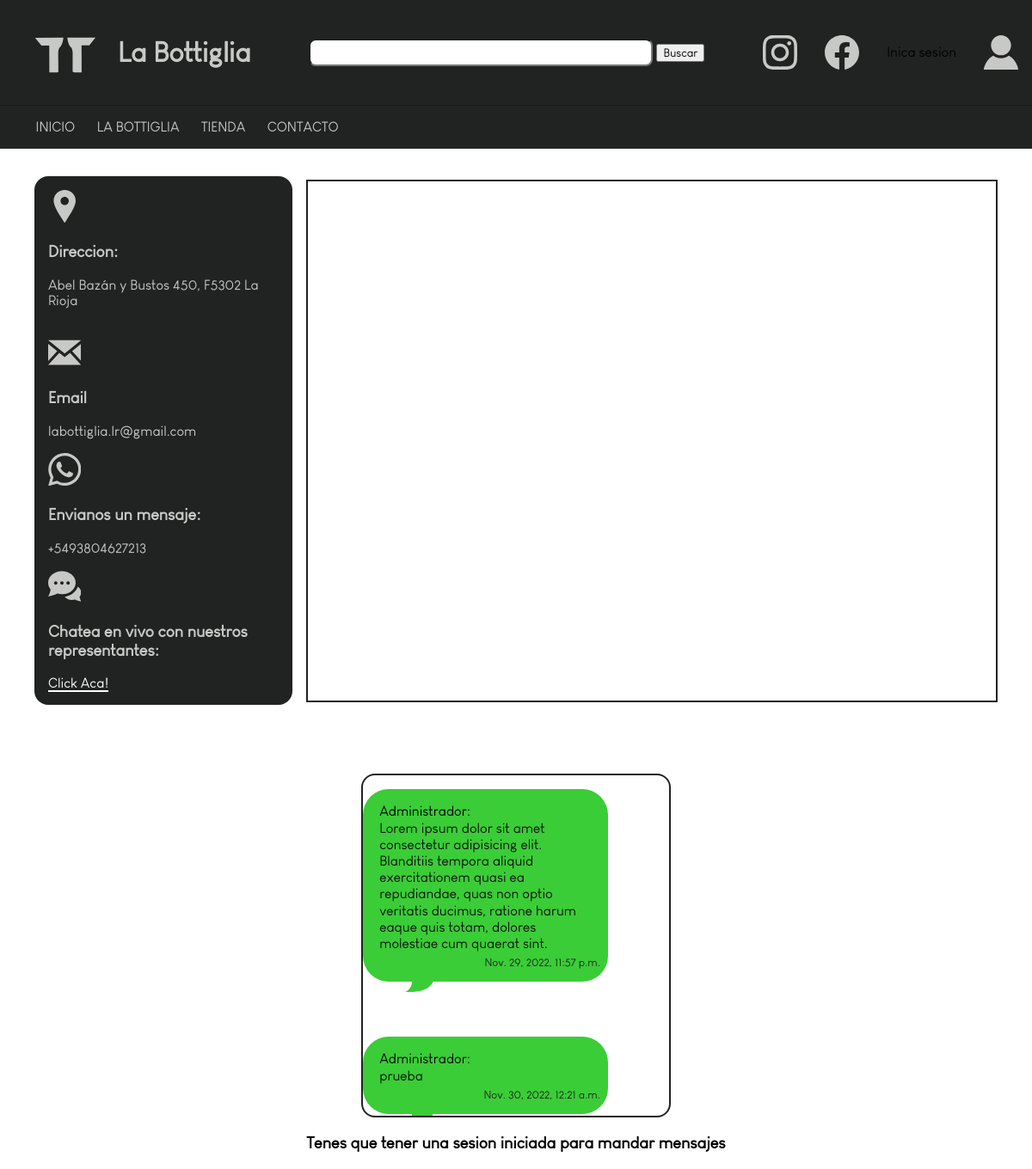
/contacto/, run on the app's committed database.
### mensajes/models.py (models this page shows, shortened)
class Mensajes(models.Model):
    sender = models.ForeignKey(User,on_delete=models.CASCADE,related_name='sender')
    msg_content = models.TextField()
    fecha = models.DateTimeField()

### mensajes/views.py (the view)
# urls.py: path('contacto/',contacto, name='tienda-contacto'),
def contacto(request):
    mensajes = Mensajes.objects.all()
    if request.method == 'POST':
        if len(dict(request.POST)) > 1:
            fecha1 = datetime.datetime.now()
            msg = Mensajes(sender=request.user,msg_content=request.POST['msg_input'],fecha=fecha1)
            msg.save()
        return redirect('tienda-contacto')
    return render(request,'contacto.html',{'mensajes':mensajes})

### tiendaOnline/templates/contacto.html (shortened to what this page needs)
{% extends 'base.html' %}
{% load static %}
{% block contenido %}
<div class="contacto_container">
    <div class="info_contacto">
        <div class="contacto_logos">
            <div class="redeslogos">
                <svg xmlns="http://www.w3.org/2000/svg" width='2.4rem' height='2.4rem' viewBox="0 0 24 24"><path d="M12 0c-4.198 0-8 3.403-8 7.602 0 4.198 3.469 9.21 8 16.398 4.531-7.188 8-12.2 8-16.398 0-4.199-3.801-7.602-8-7.602zm0 11c-1.657 0-3-1.343-3-3s1.343-3 3-3 3 1.343 3 3-1.343 3-3 3z"/></svg>
            </div>
            <h3 class='infoTitle'>Direccion:</h3>
            <p class='infoP'>Abel Bazán y Bustos 450, F5302 La Rioja</p>
        </div>
        <div class="contacto_logos">
            <div class="redeslogos">
                <svg xmlns="http://www.w3.org/2000/svg" width='2.4rem' height='2.4rem' viewBox="0 0 24 24"><path d="M12 12.713l-11.985-9.713h23.971l-11.986 9.713zm-5.425-1.822l-6.575-5.329v12.501l6.575-7.172zm10.85 0l6.575 7.172v-12.501l-6.575 5.329zm-1.557 1.261l-3.868 3.135-3.868-3.135-8.11 8.848h23.956l-8.11-8.848z"/></svg>
            </div>
            <h3 class='infoTitle'>Email</h3>
            <a href="mailto:labottiglia.lr@gmail.com">labottiglia.lr@gmail.com</a>
        </div>
        <div class="contacto_logos">
            <div class="redeslogos">
            </div>
            <h3 class='infoTitle'>Envianos un mensaje:</h3>
            <a href="https://api.whatsapp.com/send?phone=3804627213">+5493804627213</a>
        </div>
        <div class="contacto_logos">
            <div class="redeslogos">
            </div>
            <h3 class='infoTitle'>Chatea en vivo con nuestros representantes:</h3>
            <a href="#msg" style='color:white; border-bottom:solid white 2px;'>Click Aca!</a>
        </div>
    </div>
<div class="contenedor_mapa">
    <iframe src="https://www.google.com/maps/embed?pb=!1m18!1m12!1m3!1d3475.6103809901374!2d-66.85690068429199!3d-29.41095180906181!2m3!1f0!2f0!3f0!3m2!1i1024!2i768!4f13.1!3m3!1m2!1s0x9427da4b26a788fb%3A0x4fa8844d59793349!2sAbel%20Baz%C3%A1n%20y%20Bustos%20450%2C%20F5302%20La%20Rioja!5e0!3m2!1ses-419!2sar!4v1669772652985!5m2!1ses-419!2sar" width="800" height="600" style="border:0;" allowfullscreen="" loading="lazy"></iframe>
</div>
</div>
<div class="chat" id="msg">
    <div class="mensajes">
        {% if mensajes %}
        {% for mensaje in mensajes %}
            {% if mensaje.sender == request.user %}
                <div class="chat-bubble">
                    <p>{{mensaje.msg_content}}</p>
                    <p class="pFecha">{{mensaje.fecha}}</p>
                </div>
            {% elif mensaje.sender|stringformat:"s" == 'matiasit' %}
            <div class="chat-bubble chat-left chat-green">
                    <p class='pSender' style='color:black;'>Administrador:</p>
                    <p>{{mensaje.msg_content}}</p>
                    <p class="pFecha">{{mensaje.fecha}}</p>
                </div>
            {% else %}
            <div class="chat-bubble chat-left">
                <p class='pSender'>{{mensaje.sender}}:</p>
                <p>{{mensaje.msg_content}}</p>
                <p class="pFecha">{{mensaje.fecha}}</p>
            </div>
            {% endif %}
        {% endfor %}
        {% endif %}
    </div>
    {% if request.user.is_authenticated %}
    <form method="post">
        {% csrf_token %}
        <div class="barraMensaje">
        <input type="text" name="msg_input" id="msg_input">
        <input type="submit" value="Enviar">
    </div>
    </form>
    {% else %}
    <h3>Tenes que tener una sesion iniciada para mandar mensajes</h2>
    {% endif %}
</div>
{% endblock contenido %}

### tiendaOnline/static/css/productos.css (style rules this page uses)
body, html { margin: 0; padding: 0; width: 100%; height: 100%; box-sizing: border-box; }
* { box-sizing: inherit; font-family: 'GeorgeCafe'; }
a { text-decoration: none; color:#C8C9C7; }
.contacto_container { display: flex; flex-direction: row; gap: 1rem; justify-content: center; align-items: center; padding-top: 2rem; }
.info_contacto { background-color: #212322; display: flex; gap: 1rem; padding: 1rem; border-radius: 1rem; width: 25%; flex-wrap: wrap; }
.chat { padding-top: 5rem; display: flex; flex-direction: column; justify-content: center; align-items: center; }
.mensajes { height: 50vh; width: 30vw; border: solid #212322 2px; border-radius: 1rem; display: flex; flex-direction: column; overflow-y: auto; }
.infoTitle { color: #C8C9C7; }
.infoP { color: #C8C9C7; }
.contenedor_mapa { border: solid #212322 2px; }
.chat-bubble { position:relative; padding: 1.2em; margin: 1em 0 3em 20%; color: #fff; background-image: linear-gradient(0deg,hsl(216,100%,52%),hsl(216,100%,62%)); border-radius:30px; z-index: 2; font-family: sans-serif; line-height: 1.2em; max-width: 450px; }
.chat-bubble:before, .chat-bubble:after { content: ''; position: absolute; right: 10%; width: 10%; }
.chat-bubble:before { z-index: 0; bottom: -12px; height: 15px; border-right: 25px solid hsl(216,100%,52%); background: hsl(216,100%,52%); border-bottom-left-radius: 80px 50px; }
.chat-bubble:after { z-index: 1; bottom: -13px; height: 13px; background: #fff; border-radius: 0 0 0 50px; }
.chat-bubble.chat-left { background-color: hsl(250,13%,91%); background-image: none; color: #111; margin-right: 20%; margin-left: 0; }
.chat-bubble.chat-left:before, .chat-bubble.chat-left:after { right: auto; left: 10%; }
.chat-bubble.chat-left:before { border-left: 25px solid hsl(250,13%,91%); background: hsl(250,13%,91%); border-right: 0px; border-bottom-left-radius:0px; border-bottom-right-radius: 80px 50px; }
.chat-bubble.chat-left:after { border-radius: 0 0 50px 0; }
.chat-bubble.chat-green { background: hsl(119,60%,51%); }
.chat-bubble.chat-green:before { border-color: hsl(119,60%,51%); background: hsl(119,60%,51%); }
.pSender { position: absolute; color:rgb(0, 201, 252); top: 0; }
.pFecha { font-size: 0.8rem; position: absolute; bottom: 0; right: 9px; color: #212322; }

### data on the page
Mensajes: msg_content "Lorem ipsum dolor sit amet consectetur adipisicing elit. Blanditiis tempora aliquid exercitationem quasi ea repudiandae, quas non optio veritatis ducimus, ratione harum eaque quis totam, dolores molestiae cum quaerat sint.", fecha "Nov. 29, 2022, 11:57 p.m."
Mensajes: msg_content "prueba", fecha "Nov. 30, 2022, 12:21 a.m."
